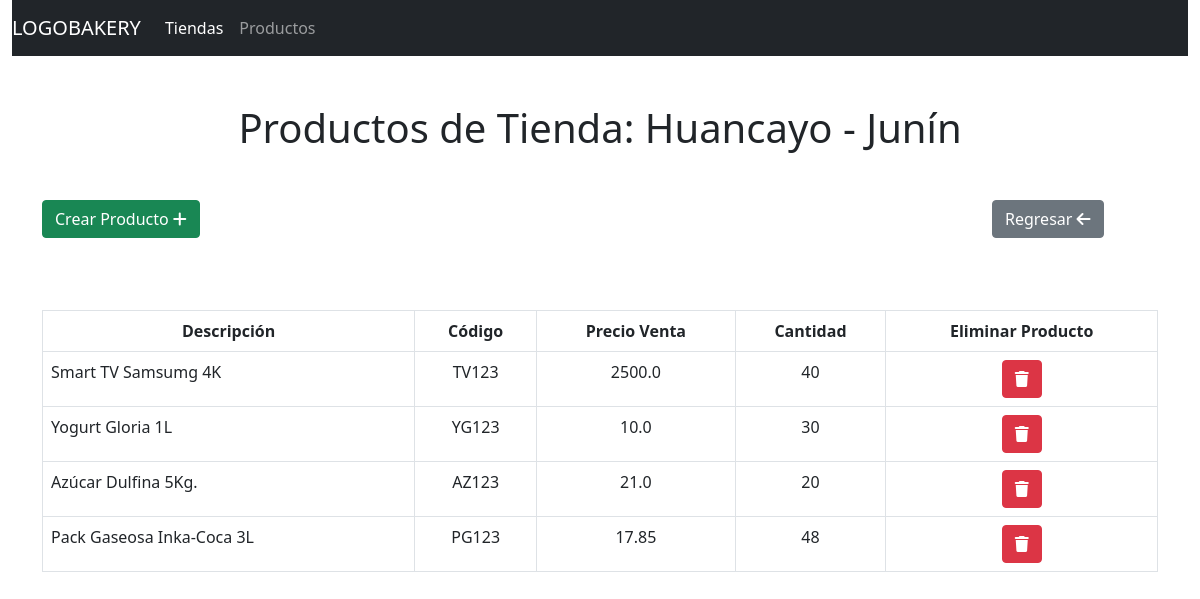
Screenshot of /gestionTienda/Detalle/2 with the database file from the repository.
### gestionTienda/models.py (models this page shows)
class Producto(models.Model):
    descripcion = models.CharField(max_length=50, blank=True, null=True)
    codigo = models.CharField(max_length=50, blank=True, null=True)
    precioVenta = models.FloatField(blank=True, null=True)
    cantidad = models.IntegerField(blank=True, null=True)
    tiendaRelacionada = models.ForeignKey(Tienda, on_delete=models.SET_NULL, blank=True, null=True)

### gestionTienda/views.py (the view)
# urls.py: path('Detalle/<idTienda>', views.detalle, name="detalle"),
def detalle(request, idTienda):
    tienda = Tienda.objects.get(id=idTienda)
    listaProductosTienda = Producto.objects.all().filter(tiendaRelacionada = tienda)
    return render(request, 'detalle.html',{
        'productosTienda': listaProductosTienda,
        'tienda': tienda.provincia + ' - ' + tienda.region,
        'idTienda':idTienda
    })

### gestionTienda/templates/detalle.html (shortened to what this page needs)
{% load static %}
<!DOCTYPE html>
<html>
    <head>
        <link rel="stylesheet" href="{% static 'estilos.css' %}">
        <link rel="stylesheet" href="https://cdnjs.cloudflare.com/ajax/libs/font-awesome/6.3.0/css/all.min.css" />
    </head>
    <body>
        <div class="container-fluid">
            <nav class="navbar navbar-expand-lg navbar-dark bg-dark">
                <a class="navbar-brand">LOGOBAKERY</a>
                <div >
                    <ul class="navbar-nav mr-auto">
                        <li class="nav-item">
                            <a class="nav-link active" href="{% url 'gestionTienda:tiendas' %}">Tiendas</a>
                        </li>
                        <li class="nav-item">
                            <a class="nav-link" href="{% url 'gestionTienda:productos' %}">Productos</a>
                        </li>
                    </ul>
                </div>
            </nav>
        </div>
        <div class="mt-5 text-center">
            <h1>Productos de Tienda: {{ tienda }}</h1>
        </div>
        <div class="container mt-5">
            <div class="row justify-content-between">
                <div class="col-2">
                    <button class="btn btn-success" data-bs-toggle="modal" data-bs-target="#nuevoProducto">Crear Producto <i class="fa-solid fa-plus"></i></button>
                </div>
                <div class="col-2">
                    <a class="btn btn-secondary" role="button" href="{% url 'gestionTienda:tiendas' %}">Regresar <i class="fa-solid fa-arrow-left"></i></a>
                </div>
            </div>
        </div>
        <br>
        <div class="mt-5 container">
            <div class="row justify-content-center">
                <div class="col-12">
                    <table class="table table-responsive table-bordered">
                        <thead class="thead-light">
                            <th class="text-center">Descripción</th>
                            <th class="text-center">Código</th>
                            <th class="text-center">Precio Venta</th>
                            <th class="text-center">Cantidad</th>
                            <th class="text-center">Eliminar Producto</th>
                        </thead>
                        <tbody>
                            {% for producto in productosTienda %}
                            <tr>
                                <td >{{ producto.descripcion }}</td>
                                <td class="text-center">{{ producto.codigo }}</td>
                                <td class="text-center">{{ producto.precioVenta }}</td>
                                <td class="text-center">{{ producto.cantidad }}</td>
                                <td class="text-center"><a class="btn btn-danger" href="{% url 'gestionTienda:eliminarProducto' producto.id %}"><i class="fa-solid fa-trash"></i></a></td>
                            </tr>
                            {% endfor %}
                        </tbody>
                    </table>
                </div>
            </div>
        </div>
    </body>
</html>

### rows the page displays
Producto: descripcion "Smart TV Samsumg 4K", codigo "TV123", precioVenta "2500.0", cantidad "40"
Producto: descripcion "Yogurt Gloria 1L", codigo "YG123", precioVenta "10.0", cantidad "30"
Producto: descripcion "Azúcar Dulfina 5Kg.", codigo "AZ123", precioVenta "21.0", cantidad "20"
Producto: descripcion "Pack Gaseosa Inka-Coca 3L", codigo "PG123", precioVenta "17.85", cantidad "48"

### other values shown
{{ tienda }} "Huancayo - Junín"
